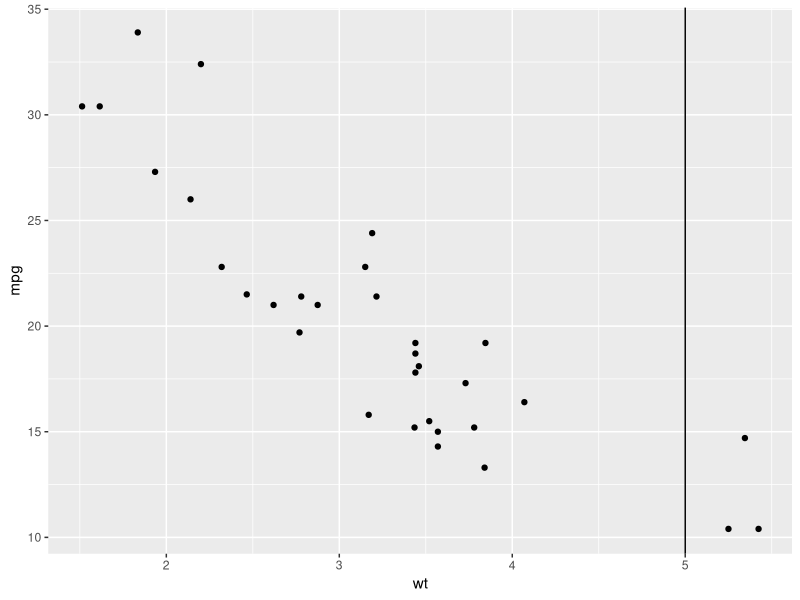
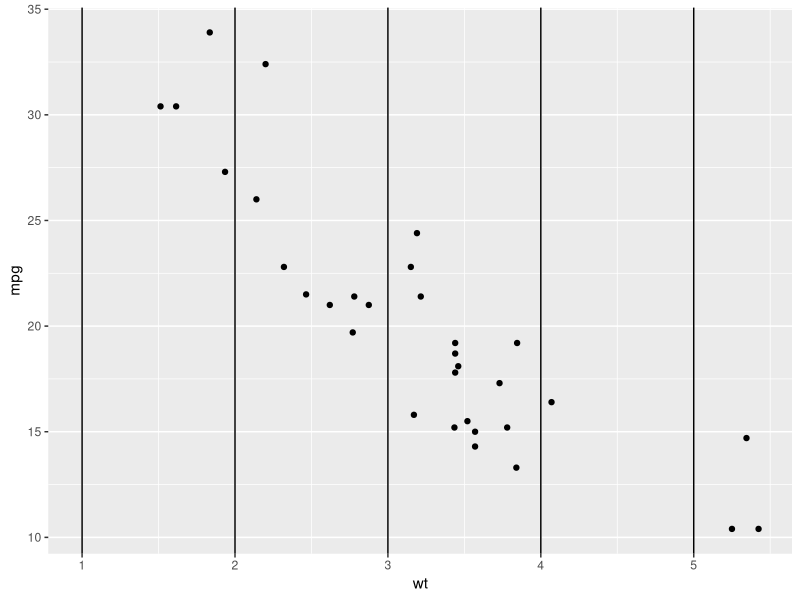
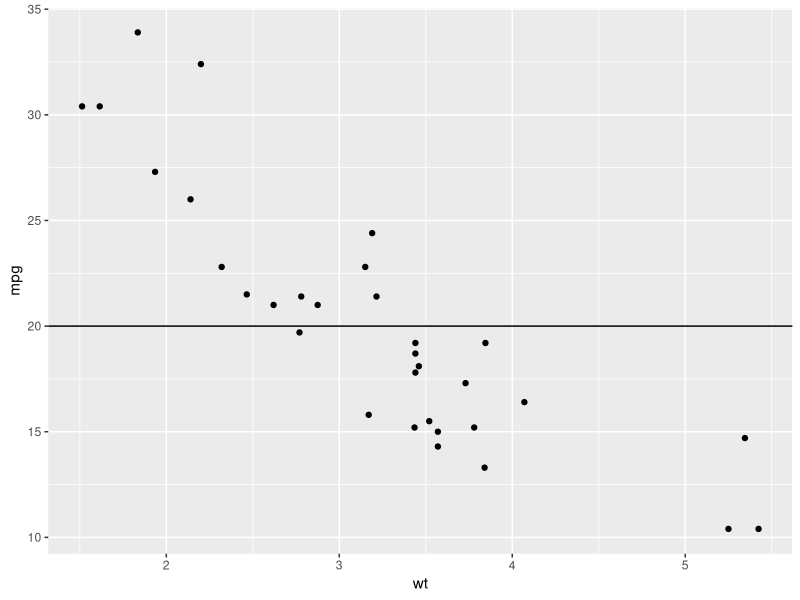
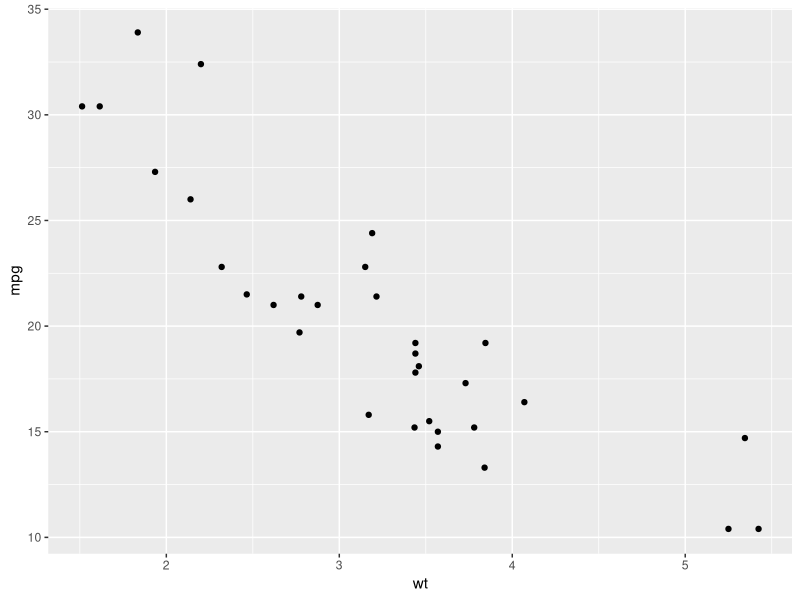
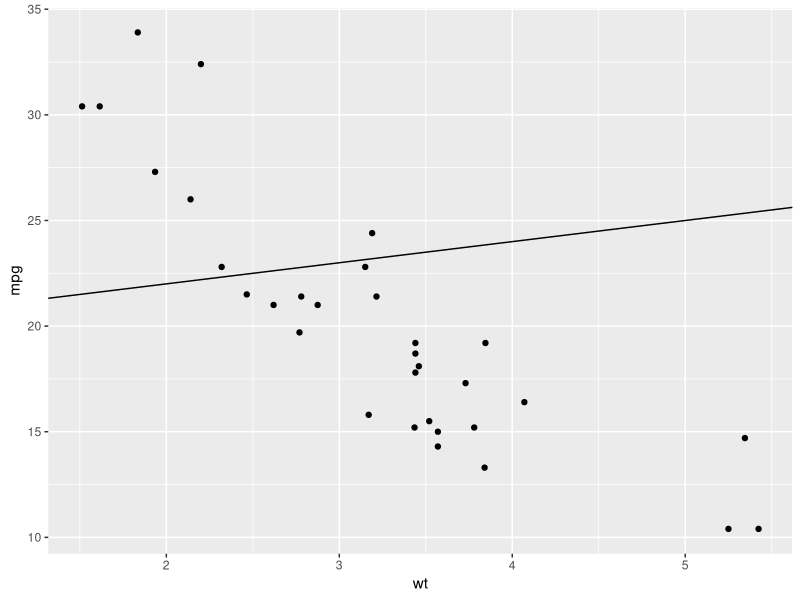
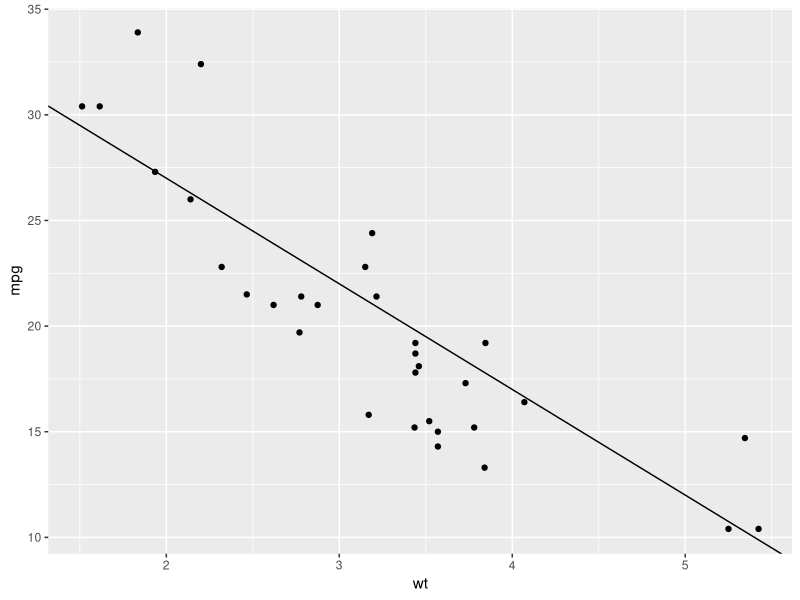
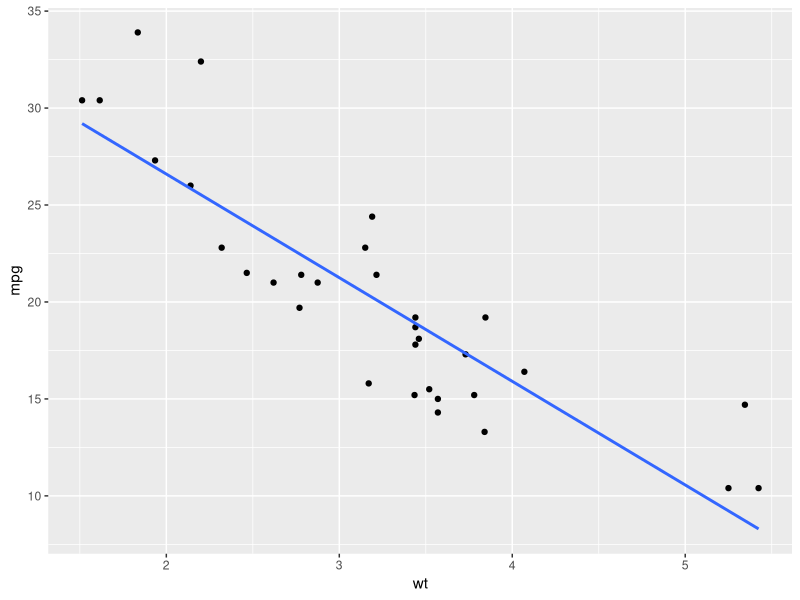
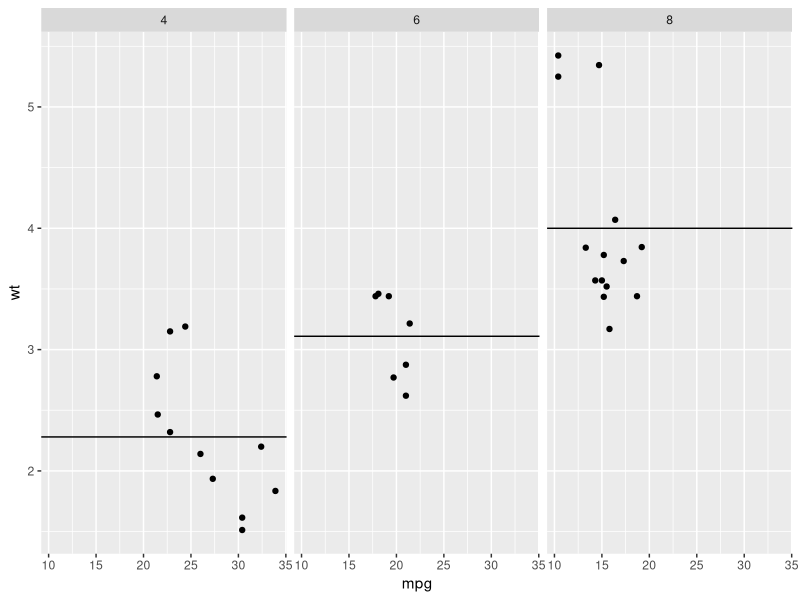

These charts were generated, in order, by the following R code:
# r2py crawler metadata
# package: ggplot2
# source_type: rd_example
# topic: geom_abline.Rd
# source_file: C:\Users\bened\AppData\Local\R\win-library\4.5\ggplot2\help
# lines: 30

suppressPackageStartupMessages(library(ggplot2))
p <- ggplot(mtcars, aes(wt, mpg)) + geom_point()

# Fixed values
p + geom_vline(xintercept = 5)
p + geom_vline(xintercept = 1:5)
p + geom_hline(yintercept = 20)

p + geom_abline() # Can't see it - outside the range of the data
p + geom_abline(intercept = 20)

# Calculate slope and intercept of line of best fit
coef(lm(mpg ~ wt, data = mtcars))
p + geom_abline(intercept = 37, slope = -5)
# But this is easier to do with geom_smooth:
p + geom_smooth(method = "lm", se = FALSE)

# To show different lines in different facets, use aesthetics
p <- ggplot(mtcars, aes(mpg, wt)) +
  geom_point() +
  facet_wrap(~ cyl)

mean_wt <- data.frame(cyl = c(4, 6, 8), wt = c(2.28, 3.11, 4.00))
p + geom_hline(aes(yintercept = wt), mean_wt)

# You can also control other aesthetics
ggplot(mtcars, aes(mpg, wt, colour = wt)) +
  geom_point() +
  geom_hline(aes(yintercept = wt, colour = wt), mean_wt) +
  facet_wrap(~ cyl)
